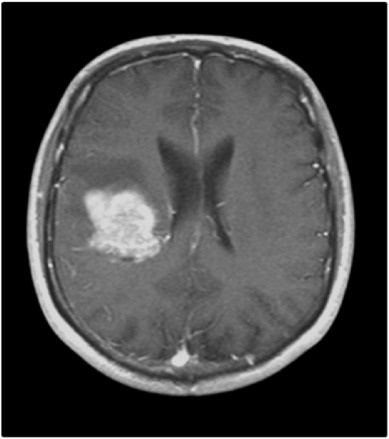
%> input picture img1.jpg, 389 x 439 px
$ octave main.m   (GNU Octave 9; MATLAB toolbox functions it lacks are replaced by stand-ins)
%> lines starting %> are read from the running program, lines starting %| are printed output that depends on the picture; in (x1, y1, x2, y2) boxes, pixels count from 0 and x2, y2 are one past the last pixel; in counts of white or black regions, pixels touching at a corner belong together; the program's own positions count from 1
%> the answer given: img1.jpg
%> further down, s is the input picture: size 439x389x3 uint8; min 0, max 255, mean 67.3
### anisodiff.m
function diff_im = anisodiff(im, num_iter, delta_t, kappa, option)
%> called with num_iter = 10, delta_t = 0.143, kappa = 15, option = 2
    fprintf('Removing noise\n');
    fprintf('Filtering Completed !!\n');

    im = double(im);
    diff_im = im;

    % Center pixel distances
    dx = 1;
    dy = 1;
    dd = sqrt(2);

    % 2D convolution masks
    hN = [0 1 0; 0 -1 0; 0 0 0];
    hS = [0 0 0; 0 -1 0; 0 1 0];
    hE = [0 0 0; 0 -1 1; 0 0 0];
    hW = [0 0 0; 1 -1 0; 0 0 0];
    hNE = [0 0 1; 0 -1 0; 0 0 0];
    hSE = [0 0 0; 0 -1 0; 0 1 0];
    hSW = [0 0 0; 0 -1 0; 1 0 0];
    hNW = [1 0 0; 0 -1 0; 0 0 0];

    for t = 1:num_iter
        nablaN = imfilter(diff_im, hN, 'conv');
        nablaS = imfilter(diff_im, hS, 'conv');
        nablaE = imfilter(diff_im, hE, 'conv');
        nablaW = imfilter(diff_im, hW, 'conv');
        nablaNE = imfilter(diff_im, hNE, 'conv');
        nablaSE = imfilter(diff_im, hSE, 'conv');
        nablaSW = imfilter(diff_im, hSW, 'conv');
        nablaNW = imfilter(diff_im, hNW, 'conv');

        if option == 1
            cN = exp(-(nablaN / kappa).^2);
            cS = exp(-(nablaS / kappa).^2);
            cE = exp(-(nablaE / kappa).^2);
            cW = exp(-(nablaW / kappa).^2);
            cNE = exp(-(nablaNE / kappa).^2);
            cSE = exp(-(nablaSE / kappa).^2);
            cSW = exp(-(nablaSW / kappa).^2);
            cNW = exp(-(nablaNW / kappa).^2);
        elseif option == 2
            cN = 1 ./ (1 + (nablaN / kappa).^2);
            cS = 1 ./ (1 + (nablaS / kappa).^2);
            cE = 1 ./ (1 + (nablaE / kappa).^2);
            cW = 1 ./ (1 + (nablaW / kappa).^2);
            cNE = 1 ./ (1 + (nablaNE / kappa).^2);
            cSE = 1 ./ (1 + (nablaSE / kappa).^2);
            cSW = 1 ./ (1 + (nablaSW / kappa).^2);
            cNW = 1 ./ (1 + (nablaNW / kappa).^2);
        end

        diff_im = diff_im + delta_t * ( ...
            (1 / (dy^2)) * cN .* nablaN + (1 / (dy^2)) * cS .* nablaS + ...
            (1 / (dx^2)) * cW .* nablaW + (1 / (dx^2)) * cE .* nablaE + ...
            (1 / (dd^2)) * cNE .* nablaNE + (1 / (dd^2)) * cSE .* nablaSE + ...
            (1 / (dd^2)) * cSW .* nablaSW + (1 / (dd^2)) * cNW .* nablaNW ...
        );
    end
%> this loop made 10 passes
%> pass 1, in anisodiff, `nablaW = imfilter(diff_im, hW, 'conv');`:
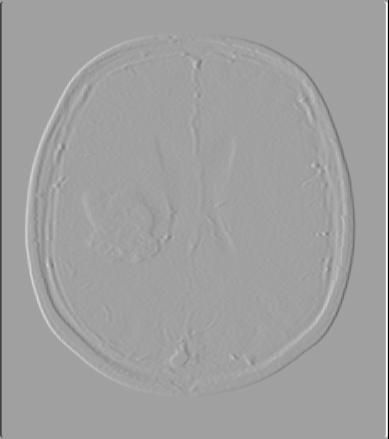
%> nablaW: size 439x389x3 double; min -255, max 149, mean -0.6; drawn with min black and max white
%> after the loop:
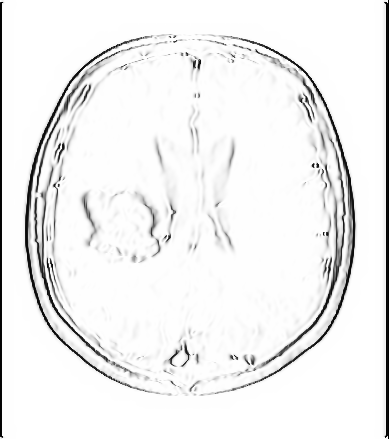
%> cW: size 439x389x3 double; min 0.00367, max 1, mean 0.944
end

### main.m
clc;
close all;
clear all;

% Input
[Ipath, pathname] = uigetfile('*.jpg', 'Select an input image');
str = fullfile(pathname, Ipath);
s = imread(str);
figure;
imshow(s);
title('Input image', 'FontSize', 20);

% Filter (Anisotropic Diffusion)
num_iter = 10;
delta_t = 1/7;
kappa = 15;
option = 2;
disp('Preprocessing image please wait . . .');
inp = anisodiff(s, num_iter, delta_t, kappa, option);  % Call to anisodiff.m
inp = uint8(inp);

inp = imresize(inp, [256 256]);
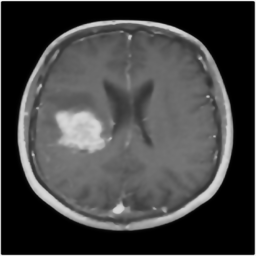
%> inp: size 256x256x3 uint8; min 0, max 248, mean 67.3
if size(inp, 3) > 1
    inp = rgb2gray(inp);
%> inp: size 256x256 uint8
end
figure;
imshow(inp);
title('Filtered image', 'FontSize', 20);

% Thresholding
sout = imresize(inp, [256 256]);
t0 = 60;  %offset value
th = t0 + ((max(inp(:)) + min(inp(:))) / 2);
%> th = 184
for i = 1:size(inp, 1)
    for j = 1:size(inp, 2)
        if inp(i, j) > th  %pixels above the threshold are set to 1 (white) indicating tumor, and those below are set to 0 (black), creating a binary image.
            sout(i, j) = 1;
        else
            sout(i, j) = 0;
        end
    end
end
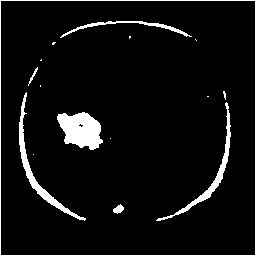
%> sout: size 256x256 uint8; values 0 (black) and 1 (white), 6.4% white; 16 white regions (9 under 20 px)

% Morphological Operations
label = bwlabel(sout);
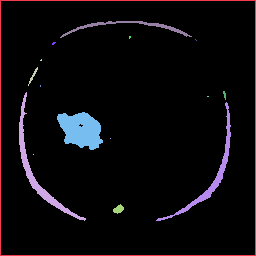
%> label: size 256x256 double; 17 distinct labels, from 0 to 16; one colour per label, 0 black
stats = regionprops(logical(sout), 'Solidity', 'Area', 'BoundingBox');
%> stats = 16 regions; largest, box (x1, y1, x2, y2), Area and Solidity: (57, 112, 103, 150) 1190 0.878, (0, 0, 256, 256) 1020 0.0156, (19, 92, 86, 221) 803 0.23, (156, 102, 231, 221) 671 0.198, (60, 21, 192, 38) 367 0.22
density = [stats.Solidity];
%> density = [0.0156 0.23 0.741 1 1 1 1 0.878 0.22 1 0.931 1 0.198 1 1 0.81]
area = [stats.Area];
%> area = [1020 803 40 1 3 2 8 1190 367 1 67 5 671 2 2 17]
high_dense_area = density > 0.6;
%> high_dense_area = [false false true true true true true true false true true true false true true true]
max_area = max(area(high_dense_area));
%> max_area = 1190
tumor_label = find(area == max_area);
%> tumor_label = 8
tumor = ismember(label, tumor_label);
%> tumor: size 256x256 logical; 1.8% white; 1 white region

if max_area > 100
    figure;
    imshow(tumor);
    title('Tumor alone', 'FontSize', 20);
else
    msgbox('No Tumor!!', 'status');
    return;
end

% Bounding Box
box = stats(tumor_label);
%> box = 1 region; box (x1, y1, x2, y2), Area and Solidity: (57, 112, 103, 150) 1190 0.878
wantedBox = box.BoundingBox;
%> wantedBox = [57.5 112.5 46 38]
figure;
imshow(s);
title('Bounding Box', 'FontSize', 20);
hold on;
rectangle('Position', wantedBox, 'EdgeColor', 'y');
%> figure, not shown here; its title reads 'Bounding Box'
hold off;

% Getting tumor outline - erosion
dilationAmount = 5;
rad = floor(dilationAmount);
[r, c] = size(tumor);
%> r = 256; c = 256
filledImage = imfill(tumor, 'holes');
%> filledImage: size 256x256 logical; 1.8% white; 1 white region, box (x1, y1, x2, y2) and area: (57, 112, 103, 150) 1196

erodedImage = tumor;  % Initialize erodedImage
for i = 1:r
    for j = 1:c
        x1 = max(1, i - rad);
        x2 = min(r, i + rad);
        y1 = max(1, j - rad);
        y2 = min(c, j + rad);
        erodedImage(i, j) = min(min(filledImage(x1:x2, y1:y2)));
    end
end
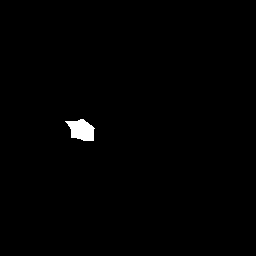
%> erodedImage: size 256x256 logical; 0.68% white; 1 white region, box (x1, y1, x2, y2) and area: (65, 119, 95, 141) 443

% Subtracting eroded image from original BW image
tumorOutline = tumor;
tumorOutline(erodedImage) = 0;
%> tumorOutline: size 256x256 logical; 1.1% white; 1 white region, box (x1, y1, x2, y2) and area: (57, 112, 103, 150) 753

figure;
imshow(tumorOutline);
title('Tumor Outline', 'FontSize', 20);

% Inserting the outline in the filtered image
rgb = cat(3, inp, inp, inp);
red = rgb(:, :, 1);
green = rgb(:, :, 2);
blue = rgb(:, :, 3);
red(tumorOutline == 1) = 255;
%> red: size 256x256 uint8; min 0, max 255, mean 67.9
green(tumorOutline == 1) = 0;
%> green: size 256x256 uint8; min 0, max 248, mean 65
blue(tumorOutline == 1) = 0;
tumorOutlineInserted = cat(3, red, green, blue);

figure;
imshow(tumorOutlineInserted);
title('Detected Tumor', 'FontSize', 20);

% Display everything together
figure;
subplot(2, 3, 1); imshow(s); title('Input image', 'FontSize', 10);
subplot(2, 3, 2); imshow(inp); title('Filtered image', 'FontSize', 10);
subplot(2, 3, 3); imshow(inp); title('Bounding Box', 'FontSize', 10);
hold on; rectangle('Position', wantedBox, 'EdgeColor', 'y'); hold off;
subplot(2, 3, 4); imshow(tumor); title('Tumor alone', 'FontSize', 10);
subplot(2, 3, 5); imshow(tumorOutline); title('Tumor Outline', 'FontSize', 10);
subplot(2, 3, 6); imshow(tumorOutlineInserted); title('Detected Tumor', 'FontSize', 10);
%> after `title('Detected Tumor', 'FontSize', 10)`:
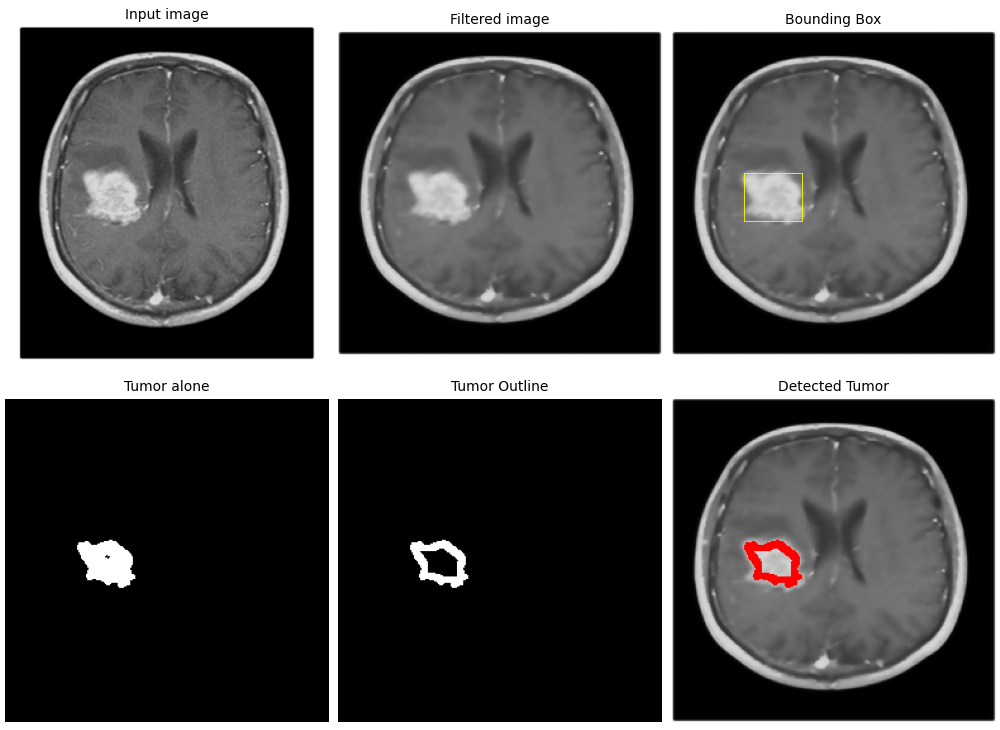
%> figure redrawn from the program's plot data, 6 panels
